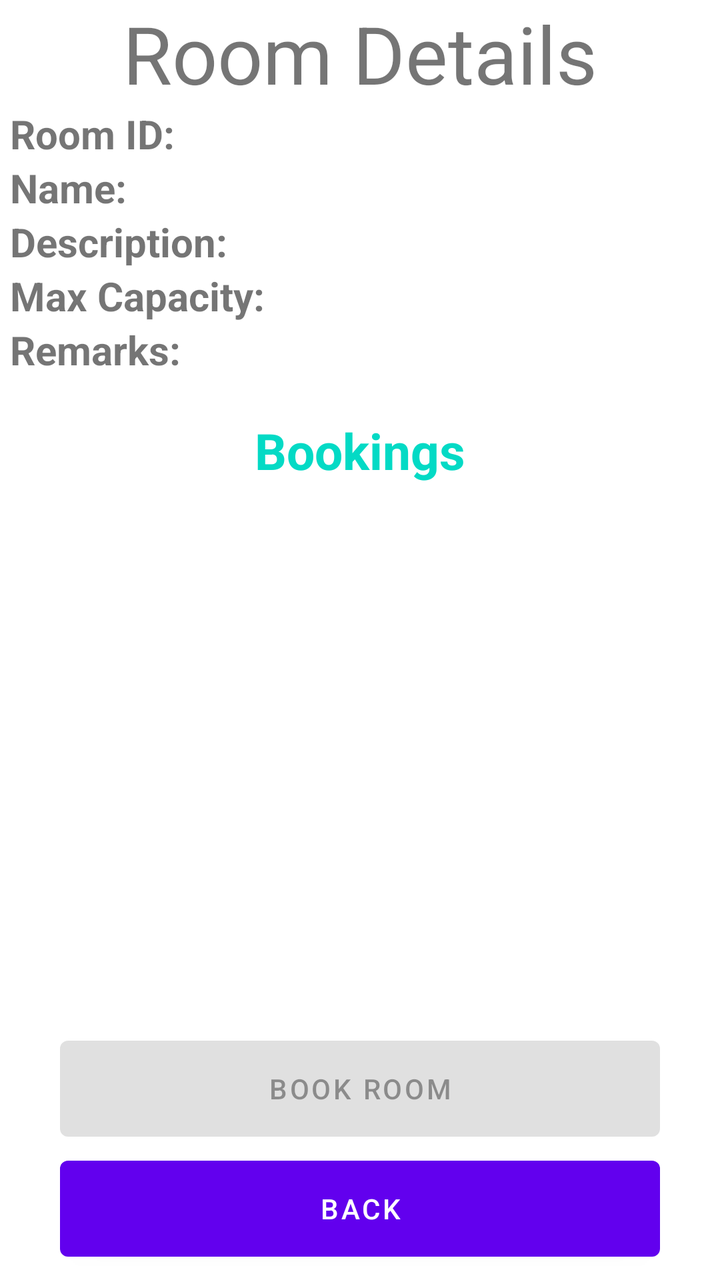
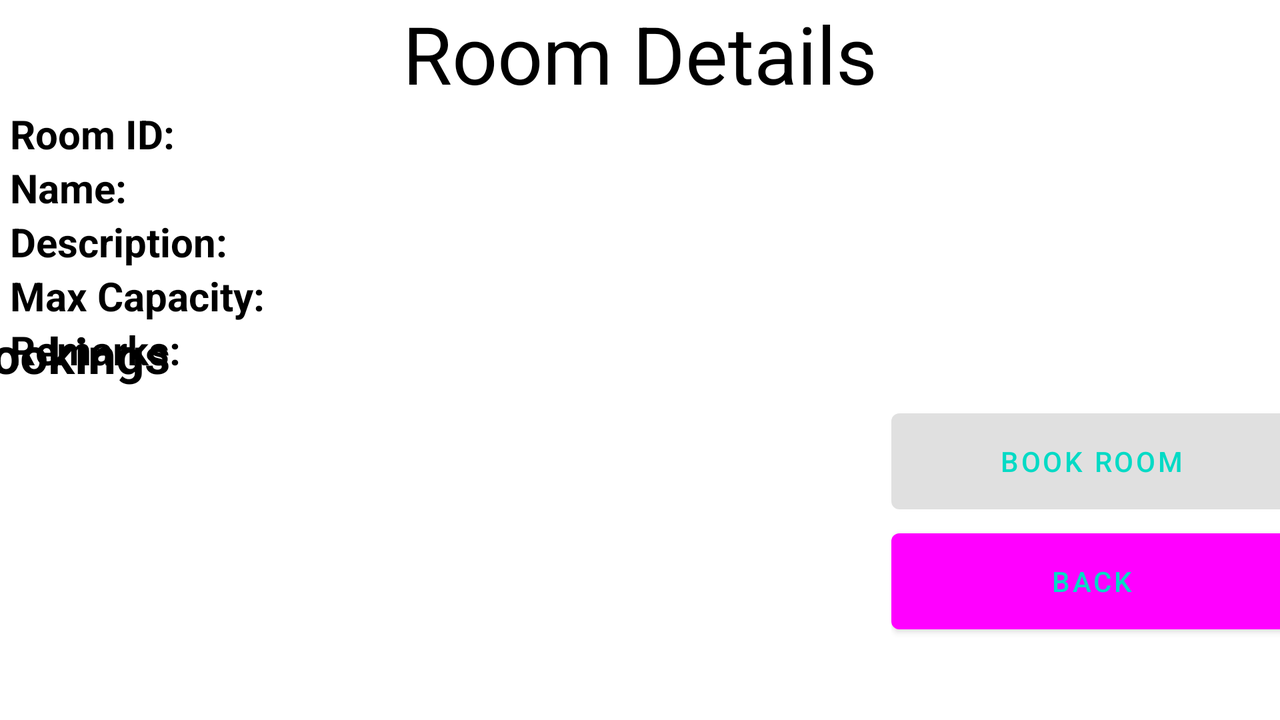

Compare how this app lays out the same screen by default and in its alternative resource folder. The renders come first, then the two layout files and the values they reference.
<!-- AndroidManifest.xml: application theme Theme.MaterialComponents.DayNight.NoActionBar -->
<!-- res/layout/activity_single_room.xml -->
<?xml version="1.0" encoding="utf-8"?>
<LinearLayout xmlns:android="http://schemas.android.com/apk/res/android"
    xmlns:app="http://schemas.android.com/apk/res-auto"
    xmlns:tools="http://schemas.android.com/tools"
    android:layout_width="match_parent"
    android:layout_height="match_parent"
    tools:context=".SingleRoomActivity"
    android:orientation="vertical">

<TextView
    android:layout_width="wrap_content"
    android:layout_height="wrap_content"
    android:layout_gravity="center"
    android:text="Room Details"
    android:textSize="40dp" />

        <LinearLayout
            android:layout_width="match_parent"
            android:layout_height="match_parent"
            android:orientation="vertical">

            <LinearLayout
                android:layout_width="wrap_content"
                android:layout_height="wrap_content"
                android:layout_marginLeft="5dp"
                android:orientation="vertical"
                >

                <LinearLayout
                    android:layout_width="wrap_content"
                    android:layout_height="wrap_content"
                    android:orientation="horizontal"
                    >
                    <TextView
                        android:layout_width="wrap_content"
                        android:layout_height="wrap_content"
                        android:textStyle="bold"
                        android:textSize="20dp"
                        android:text="Room ID: " />

                    <TextView
                        android:layout_width="wrap_content"
                        android:layout_height="wrap_content"
                        android:textSize="20dp"
                        android:id="@+id/singleRoomIdText" />

                </LinearLayout>

                <LinearLayout
                    android:layout_width="wrap_content"
                    android:layout_height="wrap_content"
                    android:orientation="horizontal">

                    <TextView
                        android:layout_width="wrap_content"
                        android:layout_height="wrap_content"
                        android:textStyle="bold"
                        android:textSize="20dp"
                        android:text="Name: " />

                    <TextView
                        android:layout_width="wrap_content"
                        android:layout_height="wrap_content"
                        android:textSize="20dp"
                        android:id="@+id/singleRoomNameText" />

                </LinearLayout>

                <LinearLayout
                    android:layout_width="wrap_content"
                    android:layout_height="wrap_content"
                    android:orientation="horizontal">

                    <TextView
                        android:layout_width="wrap_content"
                        android:layout_height="wrap_content"
                        android:textStyle="bold"
                        android:text="Description: "
                        android:textSize="20dp" />

                    <TextView
                        android:layout_width="wrap_content"
                        android:layout_height="wrap_content"
                        android:textSize="20dp"
                        android:id="@+id/singleRoomDescriptionText" />

                </LinearLayout>

                <LinearLayout
                    android:layout_width="wrap_content"
                    android:layout_height="wrap_content"
                    android:orientation="horizontal"
                    >
                    <TextView
                        android:layout_width="wrap_content"
                        android:layout_height="wrap_content"
                        android:textStyle="bold"
                        android:text="Max Capacity: "
                        android:textSize="20dp" />

                    <TextView
                        android:layout_width="wrap_content"
                        android:layout_height="wrap_content"
                        android:textSize="20dp"
                        android:id="@+id/singleRoomCapacityText" />

                </LinearLayout>


                <LinearLayout
                    android:layout_width="wrap_content"
                    android:layout_height="wrap_content"
                    android:orientation="horizontal">

                    <TextView
                        android:layout_width="wrap_content"
                        android:layout_height="wrap_content"
                        android:textStyle="bold"
                        android:text="Remarks: "
                        android:textSize="20dp" />

                    <TextView
                        android:layout_width="wrap_content"
                        android:layout_height="wrap_content"
                        android:textSize="20dp"
                        android:id="@+id/singleRoomRemarksText" />

                </LinearLayout>

            </LinearLayout>




            <TextView
                android:layout_width="wrap_content"
                android:layout_height="wrap_content"
                android:layout_margin="20dp"
                android:text="Bookings"
                android:textStyle="bold"
                android:textSize="25dp"
                android:textColor="@color/colorAccent"
                android:layout_gravity="center_horizontal"
                />


            <androidx.recyclerview.widget.RecyclerView
                android:layout_width="wrap_content"
                android:layout_height="wrap_content"
                android:id="@+id/singleRoomRecyclerView"
                android:layout_gravity="center_horizontal"
                android:visibility="visible"/>

            <TextView
                android:layout_width="wrap_content"
                android:layout_height="wrap_content"
                android:layout_marginTop="-10dp"
                android:id="@+id/singleRoomRecyclerText"
                android:layout_gravity="center_horizontal"
                android:text="None have booked this room"
                android:visibility="invisible" />

        </LinearLayout>

    <LinearLayout
        android:layout_width="wrap_content"
        android:layout_height="wrap_content"
        android:orientation="vertical"
        android:layout_gravity="center"
        android:layout_marginTop="-145dp"

        >

        <TextView
            android:layout_width="wrap_content"
            android:layout_height="wrap_content"
            android:layout_gravity="center"
            android:id="@+id/bookRoomErrorText"
            android:text="You must be logged in to book a room."
            android:visibility="invisible"/>


        <Button
            android:layout_width="300dp"
            android:layout_height="60dp"
            android:layout_gravity="center"
            android:onClick="bookRoomButtonClicked"
            android:id="@+id/bookRoomButton"
            android:enabled="false"
            android:text="Book Room" />

        <Button
            android:layout_width="300dp"
            android:layout_height="60dp"
            android:layout_gravity="center"
            android:onClick="backButtonClicked"
            android:text="Back" />


    </LinearLayout>


</LinearLayout>
<!-- resources referenced by this layout -->
<resources>
  <color name="colorAccent">#03DAC5</color>
</resources>
<!-- res/layout-land/activity_single_room.xml (the repository's variant of the layout above) -->
<!-- drawn on the phone turned sideways -->
<?xml version="1.0" encoding="utf-8"?>
<LinearLayout xmlns:android="http://schemas.android.com/apk/res/android"
    xmlns:tools="http://schemas.android.com/tools"
    android:layout_width="match_parent"
    android:layout_height="match_parent"
    tools:context=".SingleRoomActivity"
    android:orientation="vertical"
    android:theme="@style/Zealand">

<TextView
    android:layout_width="wrap_content"
    android:layout_height="wrap_content"
    android:layout_gravity="center"
    android:text="Room Details"
    android:textSize="40sp" />

    <LinearLayout
        android:layout_width="match_parent"
        android:layout_height="match_parent"
        android:orientation="vertical">

        <LinearLayout
            android:layout_width="wrap_content"
            android:layout_height="wrap_content"
            android:layout_marginStart="5dp"
            android:orientation="vertical">

            <LinearLayout
                android:layout_width="wrap_content"
                android:layout_height="wrap_content"
                android:orientation="horizontal">

                <TextView
                    android:layout_width="wrap_content"
                    android:layout_height="wrap_content"
                    android:text="Room ID: "
                    android:textSize="20sp"
                    android:textStyle="bold" />

                <TextView
                    android:id="@+id/singleRoomIdText"
                    android:layout_width="wrap_content"
                    android:layout_height="wrap_content"
                    android:textSize="20sp" />

            </LinearLayout>

            <LinearLayout
                android:layout_width="wrap_content"
                android:layout_height="wrap_content"
                android:orientation="horizontal">

                <TextView
                    android:layout_width="wrap_content"
                    android:layout_height="wrap_content"
                    android:text="Name: "
                    android:textSize="20sp"
                    android:textStyle="bold" />

                <TextView
                    android:id="@+id/singleRoomNameText"
                    android:layout_width="wrap_content"
                    android:layout_height="wrap_content"
                    android:textSize="20sp" />

            </LinearLayout>

            <LinearLayout
                android:layout_width="wrap_content"
                android:layout_height="wrap_content"
                android:orientation="horizontal">

                <TextView
                    android:layout_width="wrap_content"
                    android:layout_height="wrap_content"
                    android:text="Description: "
                    android:textSize="20sp"
                    android:textStyle="bold" />

                <TextView
                    android:id="@+id/singleRoomDescriptionText"
                    android:layout_width="wrap_content"
                    android:layout_height="wrap_content"
                    android:textSize="20sp" />

            </LinearLayout>

            <LinearLayout
                android:layout_width="wrap_content"
                android:layout_height="wrap_content"
                android:orientation="horizontal">

                <TextView
                    android:layout_width="wrap_content"
                    android:layout_height="wrap_content"
                    android:text="Max Capacity: "
                    android:textSize="20sp"
                    android:textStyle="bold" />

                <TextView
                    android:id="@+id/singleRoomCapacityText"
                    android:layout_width="wrap_content"
                    android:layout_height="wrap_content"
                    android:textSize="20sp" />

            </LinearLayout>


            <LinearLayout
                android:layout_width="wrap_content"
                android:layout_height="wrap_content"
                android:orientation="horizontal">

                <TextView
                    android:layout_width="wrap_content"
                    android:layout_height="wrap_content"
                    android:text="Remarks: "
                    android:textSize="20sp"
                    android:textStyle="bold" />

                <TextView
                    android:id="@+id/singleRoomRemarksText"
                    android:layout_width="wrap_content"
                    android:layout_height="wrap_content"
                    android:textSize="20sp" />

            </LinearLayout>

        </LinearLayout>

        <View
            android:id="@+id/divider"
            android:layout_width="match_parent"
            android:layout_height="2dp"
            android:background="@color/zealandgul" />


    </LinearLayout>

    <LinearLayout
        android:layout_width="680dp"
        android:layout_height="wrap_content"
        android:orientation="horizontal"
        android:layout_gravity="center"
        android:layout_marginTop="-200dp"
        >

        <LinearLayout
            android:layout_width="wrap_content"
            android:layout_height="wrap_content"
            android:orientation="vertical">


            <LinearLayout
                android:layout_width="wrap_content"
                android:layout_height="wrap_content"
                android:orientation="horizontal">

                <TextView
                    android:layout_width="wrap_content"
                    android:layout_height="wrap_content"
                    android:text="Bookings"
                    android:textColor="#000000"
                    android:textSize="25sp"
                    android:textStyle="bold" />

                <TextView
                    android:id="@+id/singleRoomRecyclerText"
                    android:layout_width="wrap_content"
                    android:layout_height="wrap_content"
                    android:layout_marginLeft="5dp"
                    android:layout_marginTop="2dp"
                    android:layout_gravity="center"
                    android:text="None have booked this room"
                    android:textSize="20sp"
                    android:visibility="invisible" />

            </LinearLayout>




            <androidx.recyclerview.widget.RecyclerView
                android:id="@+id/singleRoomRecyclerView"
                android:layout_width="350dp"
                android:layout_height="155dp"
                android:layout_marginTop="5dp"
                android:layout_gravity="center_horizontal"
                android:visibility="visible" />

        </LinearLayout>



        <LinearLayout
            android:layout_width="wrap_content"
            android:layout_height="wrap_content"
            android:orientation="vertical"
            android:layout_marginLeft="100dp"
            android:layout_marginTop="5dp">


            <TextView
                android:id="@+id/bookRoomErrorText"
                android:layout_width="150dp"
                android:layout_height="wrap_content"
                android:layout_gravity="center"
                android:text="You must be logged in to book a room."
                android:visibility="invisible" />

            <Button
                android:layout_width="200dp"
                android:layout_height="60dp"
                android:layout_gravity="center"
                android:onClick="bookRoomButtonClicked"
                android:id="@+id/bookRoomButton"
                android:enabled="false"
                android:text="Book Room"
                android:textColor="@color/colorAccent" />

            <Button
                android:layout_width="200dp"
                android:layout_height="60dp"
                android:layout_gravity="center"
                android:onClick="backButtonClicked"
                android:text="Back"
                android:textColor="@color/colorAccent" />

        </LinearLayout>


    </LinearLayout>


</LinearLayout>
<!-- resources referenced by the variant -->
<!-- as the phone turned sideways resolves them -->
<resources>
  <color name="colorAccent">#03DAC5</color>
  <style name="Zealand" parent="Theme.AppCompat.Light">
          
          <item name="colorPrimary">@color/zealandgul</item>
          <item name="colorPrimaryDark">@color/zealandgul</item>
          <item name="colorAccent">@color/colorAccent</item>
          <item name="android:textColor">#000000</item>
      </style>
</resources>
